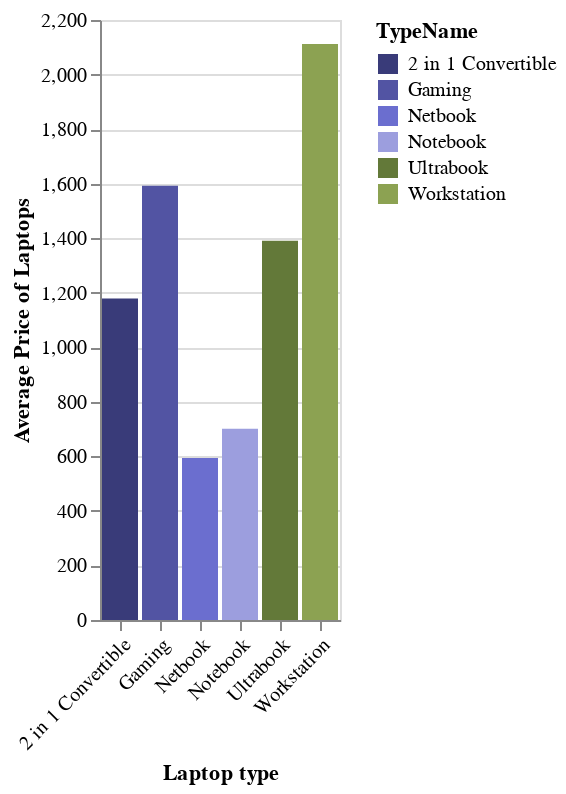

The notebook cell this image was saved under:
### Code cell
laptop_type_avg_price = (
    laptop_train.groupby(["TypeName"])
        .mean(["Price_CAD"])
        .reset_index()
        .rename(columns = {"Price_CAD" : "Average Price"})
)

laptop_type_plot = alt.Chart(laptop_type_avg_price).mark_bar().encode(
    x=alt.X("TypeName")
        .title("Laptop type"),
    y=alt.Y("Average Price")
        .title("Average Price of Laptops"),
    color=alt.Color("TypeName")
            .scale(scheme="category20b")
).configure_axisX(labelAngle=-45)
laptop_type_plot

### Figure 1 — Vega-Lite specification as saved in the notebook (floating-point values rounded to 4 significant figures)
{"config": {"view": {"continuousWidth": 300, "continuousHeight": 300}, "axisX": {"labelAngle": -45}}, "data": {"name": "data-ad6327cadb8a9fa8e8131f6a155b1112"}, "mark": {"type": "bar"}, "encoding": {"color": {"field": "TypeName", "scale": {"scheme": "category20b"}, "type": "nominal"}, "x": {"field": "TypeName", "title": "Laptop type", "type": "nominal"}, "y": {"field": "Average Price", "title": "Average Price of Laptops", "type": "quantitative"}}, "$schema": "https://vega.github.io/schema/vega-lite/v5.15.1.json", "datasets": {"data-ad6327cadb8a9fa8e8131f6a155b1112": [{"TypeName": "2 in 1 Convertible", "ScreenSize_Inches": 13.89, "Memory_GB": 8.461, "Storage": 274.9, "Weight_Kg": 1.563, "Average Price": 1179.0}, {"TypeName": "Gaming", "ScreenSize_Inches": 16.35, "Memory_GB": 14.16, "Storage": 210.3, "Weight_Kg": 2.947, "Average Price": 1592.0}, {"TypeName": "Netbook", "ScreenSize_Inches": 11.81, "Memory_GB": 5.059, "Storage": 149.6, "Weight_Kg": 1.267, "Average Price": 593.6}, {"TypeName": "Notebook", "ScreenSize_Inches": 15.4, "Memory_GB": 6.436, "Storage": 196.4, "Weight_Kg": 2.086, "Average Price": 700.8}, {"TypeName": "Ultrabook", "ScreenSize_Inches": 13.71, "Memory_GB": 9.206, "Storage": 317.8, "Weight_Kg": 1.465, "Average Price": 1390.0}, {"TypeName": "Workstation", "ScreenSize_Inches": 16.09, "Memory_GB": 10.55, "Storage": 269.9, "Weight_Kg": 2.464, "Average Price": 2112.0}]}}
